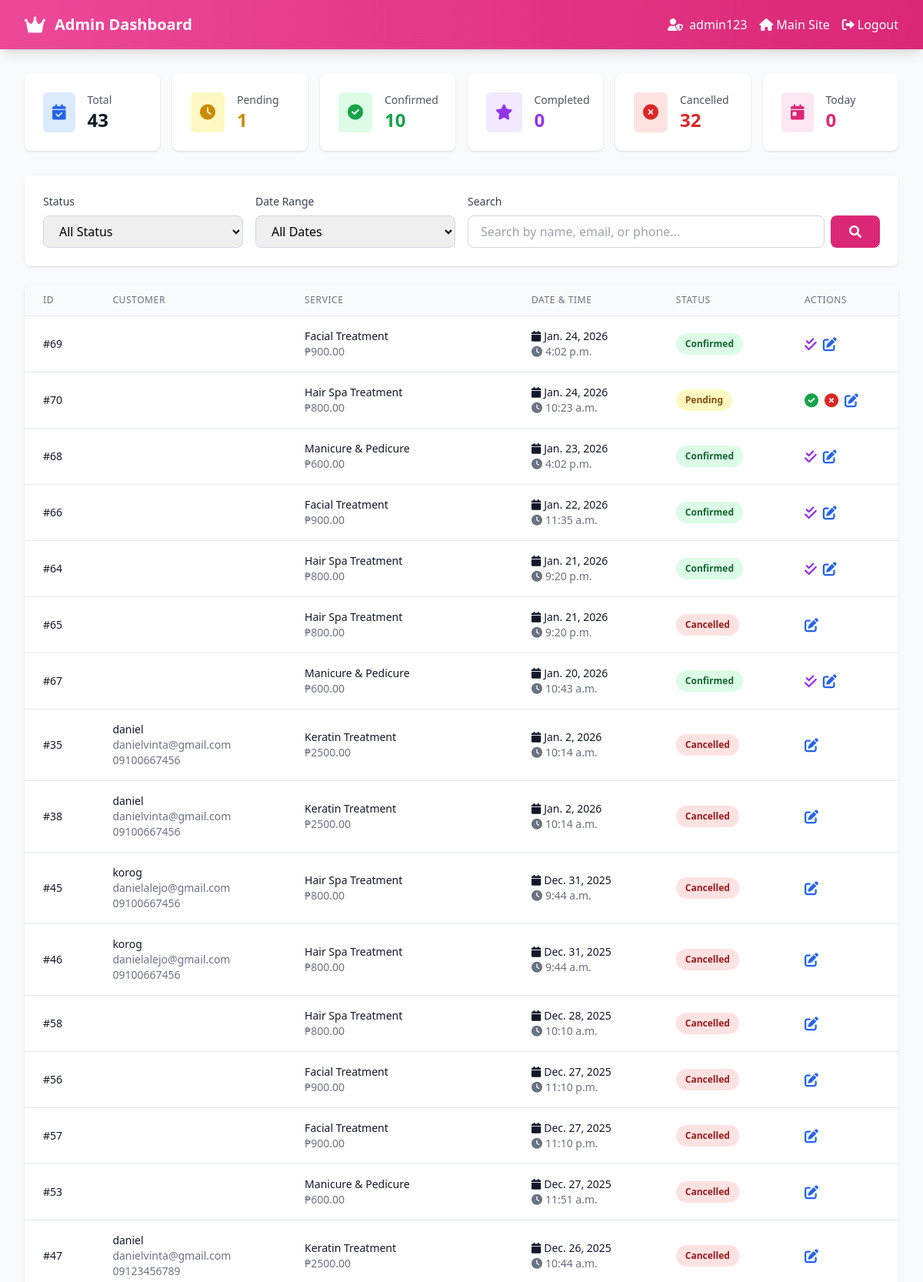
The app's page /admin-dashboard/ (signed in, upper part) with its own data.
### appointments/models.py (models this page shows, shortened)
class Appointment(models.Model):
    STATUS_CHOICES = [
        ('pending', 'Pending'),
        ('confirmed', 'Confirmed'),
        ('completed', 'Completed'),
        ('cancelled', 'Cancelled'),
    ]
    user = models.ForeignKey(
        User,
        on_delete=models.CASCADE,
        related_name='appointments',
        null=True,  # ✅ ADDED: Allow null for public bookings
        blank=True  # ✅ ADDED: Allow blank for public bookings
    )
    service = models.ForeignKey(Service, on_delete=models.CASCADE, null=True, blank=True)
    package = models.ForeignKey(Package, on_delete=models.SET_NULL, null=True, blank=True)
    preferred_date = models.DateField()
    preferred_time = models.TimeField()
    status = models.CharField(max_length=20, choices=STATUS_CHOICES, default='pending')
    notes = models.TextField(blank=True)
    customer_name = models.CharField(max_length=100, blank=True)
    customer_email = models.EmailField(blank=True)
    customer_phone = models.CharField(max_length=20, blank=True)
    created_at = models.DateTimeField(auto_now_add=True)
    updated_at = models.DateTimeField(auto_now=True)
    class Meta:
        ordering = ['-created_at']
        verbose_name = 'Appointment'
        verbose_name_plural = 'Appointments'

class Service(models.Model):
    CATEGORY_CHOICES = [
        ('HAIR', 'Hair Services'),
        ('NAIL', 'Nail Services'),
        ('FACIAL', 'Facial Services'),
        ('MASSAGE', 'Massage Services'),
        ('WAXING', 'Waxing Services'),
        ('MAKEUP', 'Makeup Services'),
    ]
    name = models.CharField(max_length=100)
    description = models.TextField()
    category = models.CharField(max_length=20, choices=CATEGORY_CHOICES)
    price = models.DecimalField(max_digits=10, decimal_places=2)
    duration = models.IntegerField(help_text="Duration in minutes")
    image = models.ImageField(upload_to='services/', blank=True, null=True)
    is_active = models.BooleanField(default=True)
    created_at = models.DateTimeField(auto_now_add=True)
    class Meta:
        ordering = ['category', 'name']

### appointments/views.py (the view)
# urls.py: path('admin-dashboard/', views.admin_dashboard, name='admin_dashboard'),
@staff_member_required
def admin_dashboard(request):
    status_filter = request.GET.get('status', 'all')
    date_filter = request.GET.get('date', 'all')
    search_query = request.GET.get('search', '')
    appointments = Appointment.objects.all()
    if status_filter != 'all':
        appointments = appointments.filter(status=status_filter)
    today = date.today()
    if date_filter == 'today':
        appointments = appointments.filter(preferred_date=today)
    elif date_filter == 'tomorrow':
        appointments = appointments.filter(preferred_date=today + timedelta(days=1))
    elif date_filter == 'week':
        week_end = today + timedelta(days=7)
        appointments = appointments.filter(preferred_date__range=[today, week_end])
    elif date_filter == 'month':
        month_end = today + timedelta(days=30)
        appointments = appointments.filter(preferred_date__range=[today, month_end])
    if search_query:
        appointments = appointments.filter(
            Q(customer_name__icontains=search_query) |
            Q(customer_email__icontains=search_query) |
            Q(customer_phone__icontains=search_query)
        )
    appointments = appointments.order_by('-preferred_date', '-preferred_time')
    stats = {
        'total': Appointment.objects.count(),
        'pending': Appointment.objects.filter(status='pending').count(),
        'confirmed': Appointment.objects.filter(status='confirmed').count(),
        'completed': Appointment.objects.filter(status='completed').count(),
        'cancelled': Appointment.objects.filter(status='cancelled').count(),
        'today': Appointment.objects.filter(preferred_date=today).count(),
    }
    context = {
        'appointments': appointments,
        'stats': stats,
        'status_filter': status_filter,
        'date_filter': date_filter,
        'search_query': search_query,
    }
    return render(request, 'appointments/admin_dashboard.html', context)

### appointments/templates/appointments/admin_dashboard.html (shortened to what this page needs)
{% load static %}
<!DOCTYPE html>
<html lang="en">
<head>
    <script src="https://cdn.tailwindcss.com"></script>
    <link rel="stylesheet" href="https://cdnjs.cloudflare.com/ajax/libs/font-awesome/6.0.0/css/all.min.css">
</head>
<body class="bg-gray-50">
    <nav class="bg-gradient-to-r from-pink-500 to-pink-600 shadow-lg">
        <div class="max-w-7xl mx-auto px-4 sm:px-6 lg:px-8">
            <div class="flex justify-between h-16">
                <div class="flex items-center">
                    <i class="fas fa-crown text-white text-2xl mr-3"></i>
                    <h1 class="text-white text-xl font-bold">Admin Dashboard</h1>
                </div>
                <div class="flex items-center space-x-4">
                    <span class="text-white">
                        <i class="fas fa-user-shield mr-2"></i>{{ user.username }}
                    </span>
                    <a href="{% url 'appointments:dashboard' %}" class="text-white hover:text-pink-100">
                        <i class="fas fa-home mr-1"></i>Main Site
                    </a>
                    <a href="{% url 'appointments:logout' %}" class="text-white hover:text-pink-100">
                        <i class="fas fa-sign-out-alt mr-1"></i>Logout
                    </a>
                </div>
            </div>
        </div>
    </nav>
    <div class="max-w-7xl mx-auto px-4 sm:px-6 lg:px-8 py-8">
        <div class="grid grid-cols-1 md:grid-cols-2 lg:grid-cols-6 gap-4 mb-8">
            <div class="bg-white rounded-lg shadow p-6">
                <div class="flex items-center">
                    <div class="flex-shrink-0 bg-blue-100 rounded-md p-3">
                        <i class="fas fa-calendar-check text-blue-600 text-xl"></i>
                    </div>
                    <div class="ml-4">
                        <p class="text-sm text-gray-600">Total</p>
                        <p class="text-2xl font-bold text-gray-900">{{ stats.total }}</p>
                    </div>
                </div>
            </div>
            <div class="bg-white rounded-lg shadow p-6">
                <div class="flex items-center">
                    <div class="flex-shrink-0 bg-yellow-100 rounded-md p-3">
                        <i class="fas fa-clock text-yellow-600 text-xl"></i>
                    </div>
                    <div class="ml-4">
                        <p class="text-sm text-gray-600">Pending</p>
                        <p class="text-2xl font-bold text-yellow-600">{{ stats.pending }}</p>
                    </div>
                </div>
            </div>
            <div class="bg-white rounded-lg shadow p-6">
                <div class="flex items-center">
                    <div class="flex-shrink-0 bg-green-100 rounded-md p-3">
                        <i class="fas fa-check-circle text-green-600 text-xl"></i>
                    </div>
                    <div class="ml-4">
                        <p class="text-sm text-gray-600">Confirmed</p>
                        <p class="text-2xl font-bold text-green-600">{{ stats.confirmed }}</p>
                    </div>
                </div>
            </div>
            <div class="bg-white rounded-lg shadow p-6">
                <div class="flex items-center">
                    <div class="flex-shrink-0 bg-purple-100 rounded-md p-3">
                        <i class="fas fa-star text-purple-600 text-xl"></i>
                    </div>
                    <div class="ml-4">
                        <p class="text-sm text-gray-600">Completed</p>
                        <p class="text-2xl font-bold text-purple-600">{{ stats.completed }}</p>
                    </div>
                </div>
            </div>
            <div class="bg-white rounded-lg shadow p-6">
                <div class="flex items-center">
                    <div class="flex-shrink-0 bg-red-100 rounded-md p-3">
                        <i class="fas fa-times-circle text-red-600 text-xl"></i>
                    </div>
                    <div class="ml-4">
                        <p class="text-sm text-gray-600">Cancelled</p>
                        <p class="text-2xl font-bold text-red-600">{{ stats.cancelled }}</p>
                    </div>
                </div>
            </div>
            <div class="bg-white rounded-lg shadow p-6">
                <div class="flex items-center">
                    <div class="flex-shrink-0 bg-pink-100 rounded-md p-3">
                        <i class="fas fa-calendar-day text-pink-600 text-xl"></i>
                    </div>
                    <div class="ml-4">
                        <p class="text-sm text-gray-600">Today</p>
                        <p class="text-2xl font-bold text-pink-600">{{ stats.today }}</p>
                    </div>
                </div>
            </div>
        </div>
        <div class="bg-white rounded-lg shadow mb-6 p-6">
            <form method="GET" class="grid grid-cols-1 md:grid-cols-4 gap-4">
                <div>
                    <label class="block text-sm font-medium text-gray-700 mb-2">Status</label>
                    <select name="status" class="w-full px-4 py-2 border border-gray-300 rounded-lg focus:ring-2 focus:ring-pink-500" onchange="this.form.submit()">
                        <option value="all" {% if status_filter == 'all' %}selected{% endif %}>All Status</option>
                    </select>
                </div>
                <div>
                    <label class="block text-sm font-medium text-gray-700 mb-2">Date Range</label>
                    <select name="date" class="w-full px-4 py-2 border border-gray-300 rounded-lg focus:ring-2 focus:ring-pink-500" onchange="this.form.submit()">
                        <option value="all" {% if date_filter == 'all' %}selected{% endif %}>All Dates</option>
                    </select>
                </div>
                <div class="md:col-span-2">
                    <label class="block text-sm font-medium text-gray-700 mb-2">Search</label>
                    <div class="flex gap-2">
                        <input type="text" name="search" value="{{ search_query }}"
                               placeholder="Search by name, email, or phone..."
                               class="flex-1 px-4 py-2 border border-gray-300 rounded-lg focus:ring-2 focus:ring-pink-500">
                        <button type="submit" class="px-6 py-2 bg-pink-600 text-white rounded-lg hover:bg-pink-700">
                            <i class="fas fa-search"></i>
                        </button>
                    </div>
                </div>
            </form>
        </div>
        <div class="bg-white rounded-lg shadow overflow-hidden">
            <div class="overflow-x-auto">
                <table class="min-w-full divide-y divide-gray-200">
                    <thead class="bg-gray-50">
                        <tr>
                            <th class="px-6 py-3 text-left text-xs font-medium text-gray-500 uppercase tracking-wider">ID</th>
                            <th class="px-6 py-3 text-left text-xs font-medium text-gray-500 uppercase tracking-wider">Customer</th>
                            <th class="px-6 py-3 text-left text-xs font-medium text-gray-500 uppercase tracking-wider">Service</th>
                            <th class="px-6 py-3 text-left text-xs font-medium text-gray-500 uppercase tracking-wider">Date & Time</th>
                            <th class="px-6 py-3 text-left text-xs font-medium text-gray-500 uppercase tracking-wider">Status</th>
                            <th class="px-6 py-3 text-left text-xs font-medium text-gray-500 uppercase tracking-wider">Actions</th>
                        </tr>
                    </thead>
                    <tbody class="bg-white divide-y divide-gray-200">
                        {% for appointment in appointments %}
                        <tr class="hover:bg-gray-50" id="appointment-{{ appointment.id }}">
                            <td class="px-6 py-4 whitespace-nowrap text-sm font-medium text-gray-900">
                                #{{ appointment.id }}
                            </td>
                            <td class="px-6 py-4 whitespace-nowrap">
                                <div class="text-sm font-medium text-gray-900">{{ appointment.customer_name }}</div>
                                <div class="text-sm text-gray-500">{{ appointment.customer_email }}</div>
                                <div class="text-sm text-gray-500">{{ appointment.customer_phone }}</div>
                            </td>
                            <td class="px-6 py-4">
                                <div class="text-sm text-gray-900">
                                    {% if appointment.service %}
                                        {{ appointment.service.name }}
                                    {% elif appointment.package %}
                                        {{ appointment.package.name }} (Package)
                                    {% endif %}
                                </div>
                                <div class="text-sm text-gray-500">
                                    ₱{% if appointment.service %}{{ appointment.service.price }}{% elif appointment.package %}{{ appointment.package.price }}{% endif %}
                                </div>
                            </td>
                            <td class="px-6 py-4 whitespace-nowrap">
                                <div class="text-sm text-gray-900">
                                    <i class="fas fa-calendar mr-1"></i>{{ appointment.preferred_date }}
                                </div>
                                <div class="text-sm text-gray-500">
                                    <i class="fas fa-clock mr-1"></i>{{ appointment.preferred_time }}
                                </div>
                            </td>
                            <td class="px-6 py-4 whitespace-nowrap">
                                <span class="status-badge px-3 py-1 inline-flex text-xs leading-5 font-semibold rounded-full
                                    {% if appointment.status == 'pending' %}bg-yellow-100 text-yellow-800
                                    {% elif appointment.status == 'confirmed' %}bg-green-100 text-green-800
                                    {% elif appointment.status == 'completed' %}bg-purple-100 text-purple-800
                                    {% elif appointment.status == 'cancelled' %}bg-red-100 text-red-800
                                    {% endif %}">
                                    {{ appointment.status|title }}
                                </span>
                            </td>
                            <td class="px-6 py-4 whitespace-nowrap text-sm font-medium">
                                <div class="flex gap-2">
                                    {% if appointment.status == 'pending' %}
                                    <button onclick="updateStatus({{ appointment.id }}, 'confirmed')"
                                            class="text-green-600 hover:text-green-900" title="Approve">
                                        <i class="fas fa-check-circle text-lg"></i>
                                    </button>
                                    <button onclick="updateStatus({{ appointment.id }}, 'cancelled')"
                                            class="text-red-600 hover:text-red-900" title="Reject">
                                        <i class="fas fa-times-circle text-lg"></i>
                                    </button>
                                    {% elif appointment.status == 'confirmed' %}
                                    <button onclick="updateStatus({{ appointment.id }}, 'completed')"
                                            class="text-purple-600 hover:text-purple-900" title="Mark Complete">
                                        <i class="fas fa-check-double text-lg"></i>
                                    </button>
                                    {% endif %}
                                    <a href="{% url 'appointments:edit_appointment' appointment.id %}"
                                       class="text-blue-600 hover:text-blue-900" title="Edit">
                                        <i class="fas fa-edit text-lg"></i>
                                    </a>
                                </div>
                            </td>
                        </tr>
                        {% endfor %}
                    </tbody>
                </table>
            </div>
        </div>
    </div>
</body>
</html>

### records on screen
Appointment: id "69", service.name "Facial Treatment", service.price "900.00", preferred_date "Jan. 24, 2026", preferred_time "4:02 p.m.", status "Confirmed"
Appointment: id "70", service.name "Hair Spa Treatment", service.price "800.00", preferred_date "Jan. 24, 2026", preferred_time "10:23 a.m.", status "Pending"
Appointment: id "68", service.name "Manicure & Pedicure", service.price "600.00", preferred_date "Jan. 23, 2026", preferred_time "4:02 p.m.", status "Confirmed"
Appointment: id "66", service.name "Facial Treatment", service.price "900.00", preferred_date "Jan. 22, 2026", preferred_time "11:35 a.m.", status "Confirmed"
Appointment: id "64", service.name "Hair Spa Treatment", service.price "800.00", preferred_date "Jan. 21, 2026", preferred_time "9:20 p.m.", status "Confirmed"
Appointment: id "65", service.name "Hair Spa Treatment", service.price "800.00", preferred_date "Jan. 21, 2026", preferred_time "9:20 p.m.", status "Cancelled"
Appointment: id "67", service.name "Manicure & Pedicure", service.price "600.00", preferred_date "Jan. 20, 2026", preferred_time "10:43 a.m.", status "Confirmed"
Appointment: id "35", customer_name "daniel", customer_email "danielvinta@gmail.com", customer_phone "09100667456", service.name "Keratin Treatment", service.price "2500.00", preferred_date "Jan. 2, 2026", preferred_time "10:14 a.m.", status "Cancelled"
Appointment: id "38", customer_name "daniel", customer_email "danielvinta@gmail.com", customer_phone "09100667456", service.name "Keratin Treatment", service.price "2500.00", preferred_date "Jan. 2, 2026", preferred_time "10:14 a.m.", status "Cancelled"
Appointment: id "45", customer_name "korog", customer_email "danielalejo@gmail.com", customer_phone "09100667456", service.name "Hair Spa Treatment", service.price "800.00", preferred_date "Dec. 31, 2025", preferred_time "9:44 a.m.", status "Cancelled"
Appointment: id "46", customer_name "korog", customer_email "danielalejo@gmail.com", customer_phone "09100667456", service.name "Hair Spa Treatment", service.price "800.00", preferred_date "Dec. 31, 2025", preferred_time "9:44 a.m.", status "Cancelled"
Appointment: id "58", service.name "Hair Spa Treatment", service.price "800.00", preferred_date "Dec. 28, 2025", preferred_time "10:10 a.m.", status "Cancelled"
Appointment: id "56", service.name "Facial Treatment", service.price "900.00", preferred_date "Dec. 27, 2025", preferred_time "11:10 p.m.", status "Cancelled"
Appointment: id "57", service.name "Facial Treatment", service.price "900.00", preferred_date "Dec. 27, 2025", preferred_time "11:10 p.m.", status "Cancelled"
Appointment: id "53", service.name "Manicure & Pedicure", service.price "600.00", preferred_date "Dec. 27, 2025", preferred_time "11:51 a.m.", status "Cancelled"
Appointment: id "47", customer_name "daniel", customer_email "danielvinta@gmail.com", customer_phone "09123456789", service.name "Keratin Treatment", service.price "2500.00", preferred_date "Dec. 26, 2025", preferred_time "10:44 a.m.", status "Cancelled"

### other values on screen
{{ user.username }} "admin123"
{{ stats.total }} "43"
{{ stats.pending }} "1"
{{ stats.confirmed }} "10"
{{ stats.completed }} "0"
{{ stats.cancelled }} "32"
{{ stats.today }} "0"
